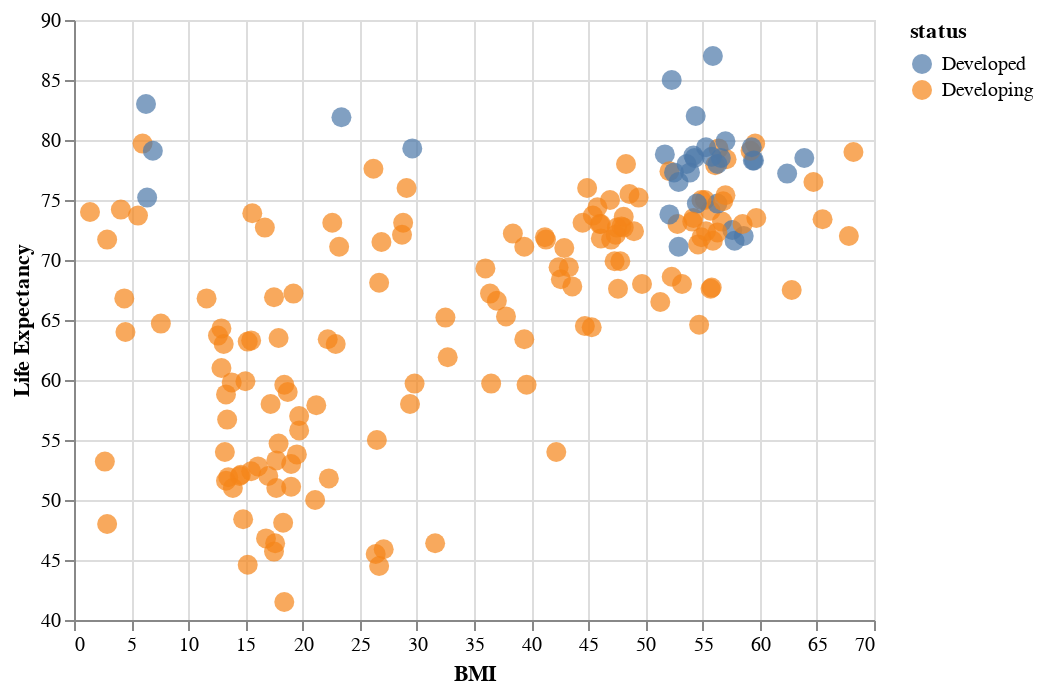

Notebook cell for this chart:
### Markdown cell above
## Effect of other factors

### Code cell
alt.Chart(
    dataset_df.query("year == 2003")
).mark_circle(size=100).encode(
    x=alt.X("BMI"),
    y=alt.Y("life_expectancy", title="Life Expectancy", scale=alt.Scale(zero=False)),
    color="status",
    #size=alt.Value("5"),
    tooltip="country",
)

### Figure 1 — Vega-Lite specification as saved in the notebook (floating-point values rounded to 4 significant figures; data arrays with more than 128 entries replaced by an {"elided": "..."} marker saying what was removed)
{"config": {"view": {"continuousWidth": 400, "continuousHeight": 300}}, "data": {"name": "data-6efc0dcd61cc0441b4f6607b5060f815"}, "mark": {"type": "circle", "size": 100}, "encoding": {"color": {"type": "nominal", "field": "status"}, "tooltip": {"type": "nominal", "field": "country"}, "x": {"type": "quantitative", "field": "BMI"}, "y": {"type": "quantitative", "field": "life_expectancy", "scale": {"zero": false}, "title": "Life Expectancy"}}, "$schema": "https://vega.github.io/schema/vega-lite/v4.8.1.json", "datasets": {"data-6efc0dcd61cc0441b4f6607b5060f815": {"elided": "183 records"}}}
